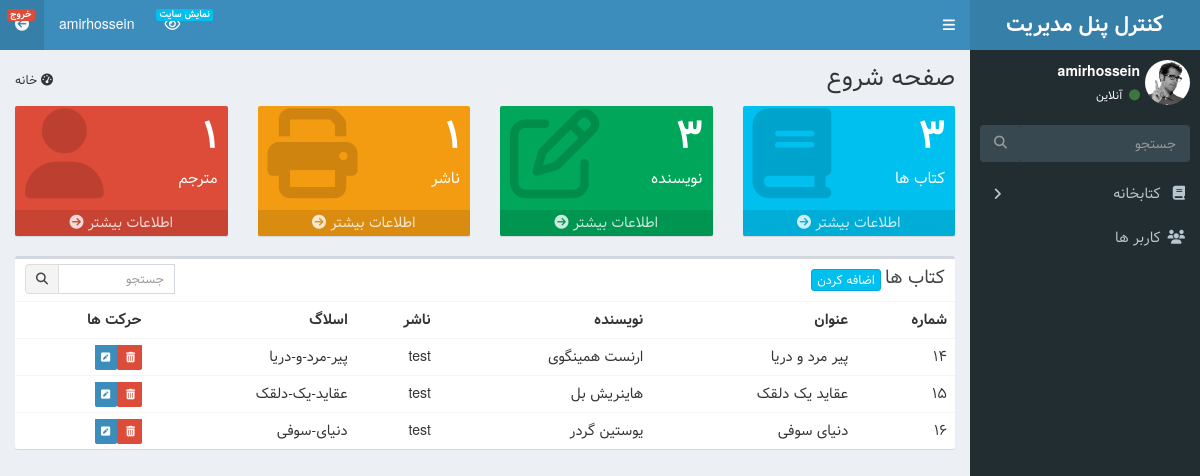
Screenshot of /admin_panel/ (signed in) with the database file from the repository.
### library/models.py (models this page shows, shortened)
class Books(models.Model):
    title = models.CharField(max_length=50, verbose_name="عنوان")
    slug = models.SlugField(allow_unicode=True, unique=True, editable=False)
    book_user = models.ForeignKey(
        User,
        verbose_name="کاربر",
        on_delete=models.CASCADE,
        blank=True,
        null=True,
    )
    translator = models.ForeignKey(
        Translators,
        verbose_name="مترجم",
        on_delete=models.CASCADE,
        blank=True,
        null=True,
    )
    author = models.ForeignKey(
        Authors, verbose_name="نویسنده", on_delete=models.CASCADE
    )
    genres = models.ManyToManyField(Genres, verbose_name="ژانر")
    publisher = models.ForeignKey(
        Publishers, verbose_name="ناشر", on_delete=models.CASCADE
    )
    publish_date = models.IntegerField(
        verbose_name="تاریخ نشر",
        validators=[MaxValueValidator(3000), MinValueValidator(1000)],
    )
    book_image = models.ImageField(upload_to="images/books", verbose_name="کاور کتاب")
    detail = models.TextField(verbose_name="توضیحات")

class Authors(models.Model):
    name = models.CharField(max_length=50, verbose_name="نام")
    slug = models.SlugField(allow_unicode=True, unique=True, editable=False)
    def __str__(self):
        return self.name

class Publishers(models.Model):
    title = models.CharField(max_length=50, verbose_name="عنوان")
    website = models.URLField(verbose_name="وب سایت")
    def __str__(self):
        return self.title

### admin_panel/views.py (the view)
# urls.py: path("", views.DashboardView.as_view(), name="admin"),
class DashboardView(PermissionRequiredMixin, TemplateView):
    permission_required = "library.action_all"
    template_name = "admin_panel/admin_panel.html"
    def get_context_data(self, **kwargs):
        context = super(DashboardView, self).get_context_data()
        context["books"] = models.Books.objects.all()
        context["authors"] = models.Authors.objects.all()
        context["publishers"] = models.Publishers.objects.all()
        context["translators"] = models.Translators.objects.all()
        return context

### admin_panel/templates/admin_panel/admin_panel.html (shortened to what this page needs)
{% extends 'admin_panel/base.html' %}
{% block content %}
<section class="content-header">
    <h1>
        صفحه شروع
    </h1>
    <ol class="breadcrumb">
        <li><i class="fa fa-dashboard"></i> خانه</a></li>
    </ol>
</section>
<section class="content">
    <div class="row">
        <div class="col-lg-3 col-xs-6">
            <div class="small-box bg-aqua">
                <div class="inner">
                    <h3>{{books.count}}</h3>
                    <p>کتاب ها</p>
                </div>
                <div class="icon">
                    <i class="fa fa-book"></i>
                </div>
                <a href="{% url 'books_admin' %}" class="small-box-footer">
                    اطلاعات بیشتر <i class="fa fa-arrow-circle-right"></i>
                </a>
            </div>
        </div>
        <div class="col-lg-3 col-xs-6">
            <div class="small-box bg-green">
                <div class="inner">
                    <h3>{{authors.count}}<sup style="font-size: 20px"></sup></h3>
                    <p>نویسنده</p>
                </div>
                <div class="icon">
                    <i class="fa fa-pencil-square-o"></i>
                </div>
                <a href="{% url 'authors_admin' %}" class="small-box-footer">
                    اطلاعات بیشتر <i class="fa fa-arrow-circle-right"></i>
                </a>
            </div>
        </div>
        <div class="col-lg-3 col-xs-6">
            <div class="small-box bg-yellow">
                <div class="inner">
                    <h3>{{publishers.count}}</h3>
                    <p>ناشر</p>
                </div>
                <div class="icon">
                    <i class="fa fa-print"></i>
                </div>
                <a href="{% url 'publishers_admin' %}" class="small-box-footer">
                    اطلاعات بیشتر <i class="fa fa-arrow-circle-right"></i>
                </a>
            </div>
        </div>
        <div class="col-lg-3 col-xs-6">
            <div class="small-box bg-red">
                <div class="inner">
                    <h3>{{translators.count}}</h3>
                    <p>مترجم</p>
                </div>
                <div class="icon">
                    <i class="fa fa-user"></i>
                </div>
                <a href="{% url 'translators_admin' %}" class="small-box-footer">
                    اطلاعات بیشتر <i class="fa fa-arrow-circle-right"></i>
                </a>
            </div>
        </div>
    </div>
    <div class="box">
        <div class="box-header">
            <h3 class="box-title">کتاب ها</h3>
            <div class="box-tools">
                <form class="input-group input-group-sm" style="width: 150px;" action="{%url 'book_search'%}"
                    method="post">
                    <input type="search" name='search' class="form-control pull-right" placeholder="جستجو">
                    <div class="input-group-btn">
                        <button type="submit" class="btn btn-default"><i class="fa fa-search"></i></button>
                    </div>
                </form>
            </div>
            <a class="btn btn-info btn-xs" href="{% url 'books_create' %}">اضافه کردن</a>
        </div>
        <div class="box-body table-responsive no-padding">
            <table class="table table-hover">
                <tbody>
                    <tr>
                        <th>شماره</th>
                        <th>عنوان</th>
                        <th>نویسنده</th>
                        <th>ناشر</th>
                        <th>اسلاگ</th>
                        <th>حرکت ها</th>
                    </tr>
                    {% for book in books %}
                    <tr>
                        <td>{{book.id}}</td>
                        <td>{{book.title}}</td>
                        <td>{{book.author}}</td>
                        <td>{{book.publisher}}</td>
                        <td>{{book.slug}}</td>
                        <td>
                            <a href="{%url 'book_delete' book.pk %}" class="label-danger">
                                <span class="label label-danger">
                                    <i class="fa fa-trash"></i>
                                </span>
                            </a>
                            <a href="{%url 'book_update' book.pk %}" class="label-primary">
                                <span class="label label-primary">
                                    <i class="fa  fa-pencil-square"></i>
                                </span>
                            </a>
                        </td>
                    </tr>
                    {% endfor %}
                </tbody>
            </table>
        </div>
    </div>
</section>
{% endblock content %}

### admin_panel/templates/admin_panel/base.html (shortened to what this page needs)
{% load static %}
<!DOCTYPE html>
<html>
<head>
  <link rel="stylesheet" href="{% static 'admin_panel/dist/css/bootstrap-theme.css' %}">
  <link rel="stylesheet" href="{% static 'admin_panel/dist/css/rtl.css' %}">
  <link rel="stylesheet" href="{% static 'admin_panel/bower_components/font-awesome/css/font-awesome.min.css' %}">
  <link rel="stylesheet" href="{% static 'admin_panel/bower_components/Ionicons/css/ionicons.min.css' %}">
  <link rel="stylesheet" href="{% static 'admin_panel/dist/css/AdminLTE.css' %}">
  <link rel="stylesheet" href="{% static 'admin_panel/dist/css/skins/skin-blue.min.css' %}">
  <link rel="stylesheet" href="{% static 'admin_panel/dist/css/custom.css' %}">
</head>
<body class="hold-transition skin-blue sidebar-mini">
  <div class="wrapper">
    <header class="main-header">
      <a href="{% url 'admin' %}" class="logo">
        <span class="logo-lg"><b>کنترل پنل مدیریت</b></span>
      </a>
      <nav class="navbar navbar-static-top">
        <a href="#" class="sidebar-toggle" data-toggle="push-menu" role="button">
        </a>
        <div class="navbar-custom-menu">
          <ul class="nav navbar-nav">
            <li class="dropdown messages-menu">
              <a href="/" target="_blank">
                <i class="fa fa-eye"></i>
                <span class="label label-info">نمایش سایت</span>
              </a>
            </li>
            <li class="user user-menu">
              <a class="dropdown-toggle" data-toggle="dropdown">
                <span class="hidden-xs">{{request.user}}</span>
              </a>
            </li>
            <li class="dropdown messages-menu">
              <a href="{% url 'logout' %}">
                <i class="fa fa-arrow-circle-left"></i>
                <span class="label label-danger">خروج</span>
              </a>
            </li>
          </ul>
        </div>
      </nav>
    </header>
    <aside class="main-sidebar">
      <section class="sidebar">
        <div class="user-panel">
          <div class="pull-right image">
            <img src="{% static 'admin_panel/dist/img/user2-160x160.jpg' %}" class="img-circle" alt="User Image">
          </div>
          <div class="pull-right info">
            <p>{{request.user}}</p>
            <a><i class="fa fa-circle text-success"></i> آنلاین</a>
          </div>
        </div>
        <form action="#" method="get" class="sidebar-form">
          <div class="input-group">
            <input type="text" name="q" class="form-control" placeholder="جستجو">
            <span class="input-group-btn">
              <button type="submit" name="search" id="search-btn" class="btn btn-flat"><i class="fa fa-search"></i>
              </button>
            </span>
          </div>
        </form>
        <ul class="sidebar-menu" data-widget="tree">
          <li class="treeview">
            <a href="#"><i class="fa fa-book"></i> <span>کتابخانه</span>
              <span class="pull-left-container">
                <i class="fa fa-angle-right pull-left"></i>
              </span>
            </a>
          </li>
          <li class="{% if request.resolver_match.url_name == "users_admin" %}active{% endif %}">
            <a href="{% url 'users_admin' %}"><i class="fa fa-users"></i>
              <span>کاربر ها</span>
            </a>
          </li>
        </ul>
      </section>
    </aside>
    <div class="content-wrapper">
      {% block content %}{% endblock content %}
    </div>
  </div>
</body>
</html>

### rows the page displays
Books: id "14", title "پیر مرد و دریا", author "ارنست همینگوی", publisher "test", slug "پیر-مرد-و-دریا"
Books: id "15", title "عقاید یک دلقک", author "هاینریش بل", publisher "test", slug "عقاید-یک-دلقک"
Books: id "16", title "دنیای سوفی", author "یوستین گردر", publisher "test", slug "دنیای-سوفی"

### other values shown
{{ request.user }} "amirhossein"
{{ books.count }} "3"
{{ authors.count }} "3"
{{ publishers.count }} "1"
{{ translators.count }} "1"
